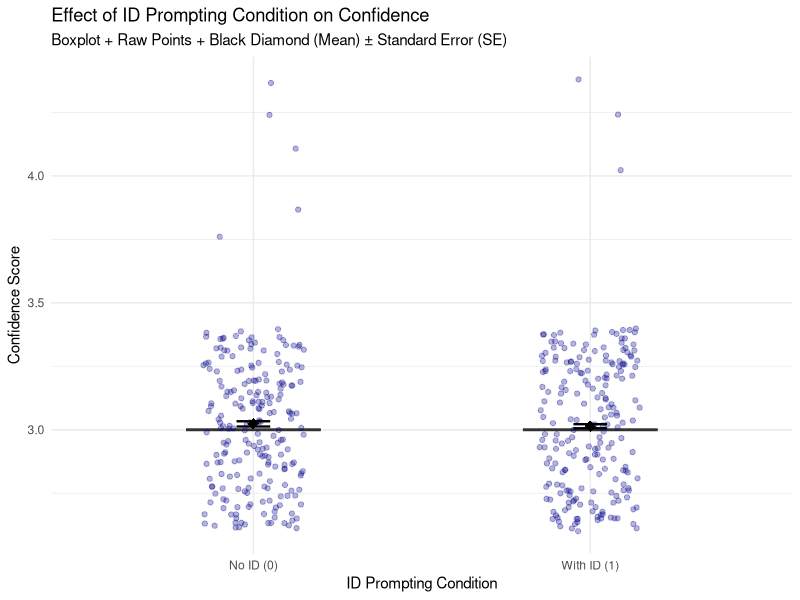

The R script that drew this image:
## ---- chunk 1
# ==========================================
# 0. Load Required Packages
# ==========================================

library(tidyverse)
library(car)       # For Type III sums of squares (recommended for factorial designs)
library(emmeans)   # For estimated marginal means and Tukey post-hocs

# ==========================================
# 1. Merge CSV Files and Add con_4 Column
# ==========================================
# Read the two CSV files from the working directory
df_no_id <- read.csv("HQ_no_id_gp.csv")
df_with_id <- read.csv("HQ_with_id_gp.csv")

# Add the 'con_4' column
df_no_id$con_4 <- 0
df_with_id$con_4 <- 1

# Merge the datasets (bind rows since structures are identical)
HQ_merged_gp <- bind_rows(df_no_id, df_with_id)

# Save the merged dataset to the working directory
write.csv(HQ_merged_gp, "HQ_merged_gp.csv", row.names = FALSE)

cat("Successfully merged", nrow(HQ_merged_gp), "total cases and saved as 'HQ_merged_gp.csv'.\n\n")
## ---- chunk 2
# ==========================================
# 2. Data Preparation for ANOVA
# ==========================================
# Convert Independent Variables (IVs) to factors
HQ_merged_gp$con_1 <- as.factor(HQ_merged_gp$con_1)
HQ_merged_gp$con_2 <- as.factor(HQ_merged_gp$con_2)
HQ_merged_gp$con_4 <- as.factor(HQ_merged_gp$con_4)

# Define the list of 8 outcome variables
dv_vars <- c("qual", "clar", "sign", "orig", "over", "conf", "alig", "comp")

# Set contrast option for Type III ANOVA (handles unbalanced designs better if any exist)
options(contrasts = c("contr.sum", "contr.poly"))
## ---- chunk 3
# ==========================================
# 3. Factorial ANOVAs & 4. Post-Hoc Tests
# ==========================================

for (dv in dv_vars) {
  cat("\n======================================================\n")
  cat("ANALYSIS FOR OUTCOME VARIABLE:", toupper(dv), "\n")
  cat("======================================================\n")
  
  # Fit the full 3-way ANOVA model: con_1 * con_2 * con_4 includes main effects, 
  # two-way interactions, and the three-way interaction.
  formula_str <- paste(dv, "~ con_1 * con_2 * con_4")
  model <- aov(as.formula(formula_str), data = HQ_merged_gp)
  
  # Type III ANOVA table (using car::Anova)
  anova_res <- Anova(model, type = "3")
  print(anova_res)
  
  # Extract p-values to conditionally run post-hoc tests
  p_values <- anova_res$`Pr(>F)`
  effect_names <- rownames(anova_res)
  
  # Remove Residuals row for evaluation
  valid_rows <- which(effect_names != "Residuals")
  
  cat("\n--- Tukey HSD Post-Hoc Results (for significant effects, p < 0.05) ---\n")
  
  has_significant <- FALSE
  
  for (i in valid_rows) {
    p_val <- p_values[i]
    effect <- effect_names[i]
    
    if (!is.na(p_val) && p_val < 0.05) {
      has_significant <- TRUE
      cat(sprintf("\n[Significant Effect Found] %s (p = %.4f)\n", effect, p_val))
      
      # Run Tukey pairwise comparisons based on which effect is significant
      if (effect == "con_1") {
        emm <- emmeans(model, ~ con_1)
        print(pairs(emm, adjust = "tukey"))
      } else if (effect == "con_2") {
        emm <- emmeans(model, ~ con_2)
        print(pairs(emm, adjust = "tukey"))
      } else if (effect == "con_4") {
        emm <- emmeans(model, ~ con_4)
        print(pairs(emm, adjust = "tukey"))
      } else if (effect == "con_1:con_2") {
        emm <- emmeans(model, ~ con_1 | con_2)
        print(pairs(emm, adjust = "tukey"))
      } else if (effect == "con_1:con_4") {
        emm <- emmeans(model, ~ con_1 | con_4)
        print(pairs(emm, adjust = "tukey"))
      } else if (effect == "con_2:con_4") {
        emm <- emmeans(model, ~ con_2 | con_4)
        print(pairs(emm, adjust = "tukey"))
      } else if (effect == "con_1:con_2:con_4") {
        emm <- emmeans(model, ~ con_1 | con_2 | con_4)
        print(pairs(emm, adjust = "tukey"))
      }
    }
  }
  
  if (!has_significant) {
    cat("\nNo significant omnibus effects found for", dv, ".\n")
    cat("Exploring exploratory pairwise comparisons across main group combinations:\n")
    # Exploratory pairwise comparisons as requested when no omnibus effect is significant:
    emm_expl <- emmeans(model, ~ con_1 * con_2 * con_4)
    print(pairs(emm_expl, adjust = "tukey"))
  }
}

## ---- chunk 4
# ==========================================
# 5. Visualization of Significant Effects
# ==========================================
ggplot(HQ_merged_gp, aes(x = con_4, y = conf, fill = con_4)) +
  # Boxplot for distribution (medians & quartiles)
  geom_boxplot(alpha = 0.4, outlier.shape = NA, width = 0.4) +
  # Jittered individual data points
  geom_jitter(width = 0.15, alpha = 0.3, size = 1.5, color = "darkblue") +
  # Mean point (Red diamond)
  stat_summary(fun = mean, geom = "point", shape = 18, size = 3.5, color = "black") +
  # Standard Error (SE) Error Bars
  stat_summary(fun.data = mean_se, geom = "errorbar", width = 0.1, color = "black", linewidth = 0.8) +
  scale_x_discrete(labels = c("0" = "No ID (0)", "1" = "With ID (1)")) +
  scale_fill_manual(values = c("#6BAED6", "#3182BD")) +
  labs(
    title = "Effect of ID Prompting Condition on Confidence",
    subtitle = "Boxplot + Raw Points + Black Diamond (Mean) ± Standard Error (SE)",
    x = "ID Prompting Condition",
    y = "Confidence Score"
  ) +
  theme_minimal() +
  theme(legend.position = "none")
